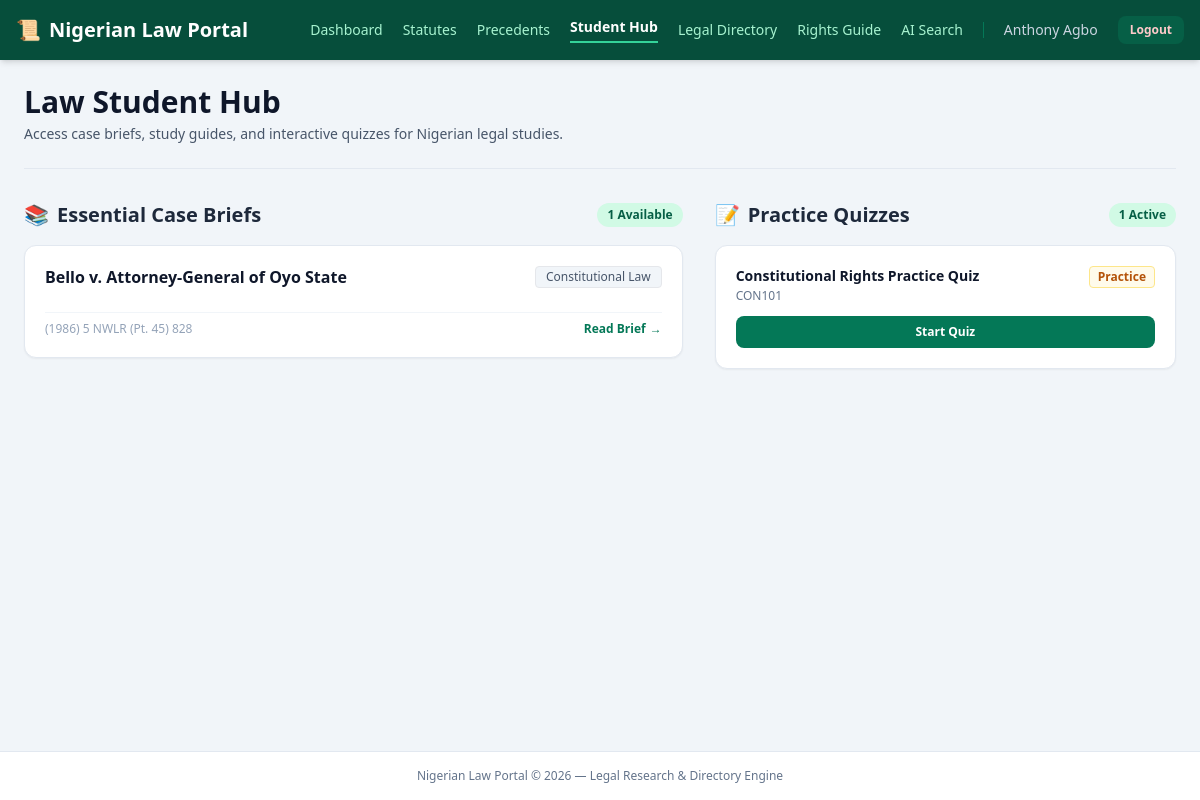
Page /student-hub (signed in) on the committed database.
### app.py (models this page shows, shortened)
class User(UserMixin, db.Model):
    id = db.Column(db.Integer, primary_key=True)
    full_name = db.Column(db.String(100), nullable=False)
    email = db.Column(db.String(120), unique=True, nullable=False)
    password_hash = db.Column(db.String(256), nullable=False)

class CaseBrief(db.Model):
    id = db.Column(db.Integer, primary_key=True)
    case_name = db.Column(db.String(255), nullable=False)
    citation = db.Column(db.String(100), nullable=False)
    subject = db.Column(db.String(100), nullable=True, default="General Law")
    facts = db.Column(db.Text, nullable=False)
    issue = db.Column(db.Text, nullable=False)
    held = db.Column(db.Text, nullable=False)
    ratio = db.Column(db.Text, nullable=False)
    created_at = db.Column(db.DateTime, default=db.func.now())

class Quiz(db.Model):
    id = db.Column(db.Integer, primary_key=True)
    title = db.Column(db.String(200), nullable=False)
    course = db.Column(db.String(100), nullable=False)
    description = db.Column(db.Text, nullable=True)
    questions = db.relationship('Question', backref='quiz', lazy=True, cascade="all, delete-orphan")

### app.py (the view)
@app.route('/student-hub')
@login_required
def student_hub():
    briefs = CaseBrief.query.order_by(CaseBrief.created_at.desc()).all()
    quizzes = Quiz.query.all()
    return render_template('student_hub.html', briefs=briefs, quizzes=quizzes)

### app.py (called while the page is built)
@login_manager.user_loader
def load_user(user_id):
    return db.session.get(User, int(user_id))

### templates/student_hub.html (shortened to what this page needs)
<!DOCTYPE html>
<html lang="en">
<head>
    <script src="https://cdn.tailwindcss.com"></script>
</head>
<body class="bg-slate-100 font-sans text-slate-800 min-h-screen flex flex-col">
    <nav class="bg-emerald-900 text-white p-4 shadow-md sticky top-0 z-50">
        <div class="max-w-7xl mx-auto flex justify-between items-center">
            <a href="/dashboard" class="text-xl font-bold flex items-center gap-2">
                <span>📜</span> Nigerian Law Portal
            </a>
            <div class="flex items-center gap-5 text-sm overflow-x-auto">
                <a href="/dashboard" class="text-emerald-200 hover:text-white transition-colors">Dashboard</a>
                <a href="/laws" class="text-emerald-200 hover:text-white transition-colors">Statutes</a>
                <a href="/cases" class="text-emerald-200 hover:text-white transition-colors">Precedents</a>
                <a href="/student-hub" class="text-white font-bold border-b-2 border-emerald-400 pb-1">Student Hub</a>
                <a href="/directory" class="text-emerald-200 hover:text-white transition-colors">Legal Directory</a>
                <a href="/rights-guide" class="text-emerald-200 hover:text-white transition-colors">Rights Guide</a>
                <a href="/ai-search" class="text-emerald-200 hover:text-white transition-colors">AI Search</a>
                <span class="text-slate-300 font-medium hidden md:inline">{{ current_user.full_name }}</span>
                <a href="/logout" class="bg-emerald-800 hover:bg-emerald-700 px-3 py-1.5 rounded-lg text-xs font-semibold text-red-200 hover:text-white transition-colors shrink-0">
                    Logout
                </a>
            </div>
        </div>
    </nav>
    <main class="max-w-7xl mx-auto p-6 flex-grow w-full space-y-8">
        <div class="border-b border-slate-200 pb-6">
            <h1 class="text-2xl md:text-3xl font-bold text-slate-900">Law Student Hub</h1>
            <p class="text-slate-600 text-sm mt-1">Access case briefs, study guides, and interactive quizzes for Nigerian legal studies.</p>
        </div>
        <div class="grid grid-cols-1 lg:grid-cols-12 gap-8">
            <section class="lg:col-span-7 space-y-4">
                <div class="flex items-center justify-between">
                    <h2 class="text-xl font-bold text-slate-800 flex items-center gap-2">
                        <span>📚</span> Essential Case Briefs
                    </h2>
                    <span class="text-xs bg-emerald-100 text-emerald-800 px-2.5 py-1 rounded-full font-semibold">
                        {{ briefs|length if briefs else 0 }} Available
                    </span>
                </div>
                {% if briefs %}
                    <div class="space-y-4">
                        {% for brief in briefs %}
                            <div class="bg-white rounded-xl shadow-sm border border-slate-200 p-5 hover:border-emerald-300 transition-all space-y-3">
                                <div class="flex items-start justify-between gap-4">
                                    <h3 class="font-bold text-slate-900 text-base leading-snug">
                                        {{ brief.title if brief.title else brief.case_name }}
                                    </h3>
                                    {% if brief.subject %}
                                        <span class="text-xs font-medium bg-slate-100 text-slate-600 px-2.5 py-0.5 rounded border shrink-0">
                                            {{ brief.subject }}
                                        </span>
                                    {% endif %}
                                </div>
                                <div class="pt-2 flex items-center justify-between text-xs border-t border-slate-100">
                                    <span class="text-slate-400">
                                        {{ brief.citation if brief.citation else 'Nigerian Case Law' }}
                                    </span>
                                    <a href="/briefs/{{ brief.id }}" class="text-emerald-700 hover:text-emerald-800 font-semibold flex items-center gap-1">
                                        Read Brief <span>→</span>
                                    </a>
                                </div>
                            </div>
                        {% endfor %}
                    </div>
                {% else %}
                    <div class="bg-white rounded-xl border border-slate-200 p-8 text-center space-y-2">
                        <span class="text-3xl block">📑</span>
                        <p class="text-slate-600 font-medium text-sm">No case briefs found.</p>
                        <p class="text-slate-400 text-xs">Briefs added by instructors or contributors will appear here.</p>
                    </div>
                {% endif %}
            </section>
            <section class="lg:col-span-5 space-y-4">
                <div class="flex items-center justify-between">
                    <h2 class="text-xl font-bold text-slate-800 flex items-center gap-2">
                        <span>📝</span> Practice Quizzes
                    </h2>
                    <span class="text-xs bg-emerald-100 text-emerald-800 px-2.5 py-1 rounded-full font-semibold">
                        {{ quizzes|length if quizzes else 0 }} Active
                    </span>
                </div>
                {% if quizzes %}
                    <div class="space-y-4">
                        {% for quiz in quizzes %}
                            <div class="bg-white rounded-xl shadow-sm border border-slate-200 p-5 hover:border-emerald-300 transition-all space-y-3">
                                <div class="flex items-start justify-between gap-2">
                                    <div>
                                        <h3 class="font-bold text-slate-900 text-sm">
                                            {{ quiz.title }}
                                        </h3>
                                        <p class="text-xs text-slate-500 mt-0.5">
                                            {{ quiz.course if quiz.course else 'General Legal Studies' }}
                                        </p>
                                    </div>
                                    <span class="text-xs bg-amber-50 text-amber-700 border border-amber-200 font-semibold px-2 py-0.5 rounded shrink-0">
                                        {{ quiz.questions_count if quiz.questions_count else 'Practice' }}
                                    </span>
                                </div>
                                <a href="/quiz/{{ quiz.id }}" class="block w-full text-center bg-emerald-700 hover:bg-emerald-800 text-white font-semibold py-2 rounded-lg text-xs transition-colors">
                                    Start Quiz
                                </a>
                            </div>
                        {% endfor %}
                    </div>
                {% else %}
                    <div class="bg-white rounded-xl border border-slate-200 p-8 text-center space-y-2">
                        <span class="text-3xl block">🎯</span>
                        <p class="text-slate-600 font-medium text-sm">No quizzes active right now.</p>
                        <p class="text-slate-400 text-xs">Check back soon for exam preparation materials.</p>
                    </div>
                {% endif %}
            </section>
        </div>
    </main>
    <footer class="bg-white border-t border-slate-200 py-4 text-center text-xs text-slate-500">
        <p>Nigerian Law Portal © 2026 — Legal Research & Directory Engine</p>
    </footer>
</body>
</html>

### rows in the picture
User: full_name "Anthony Agbo"
CaseBrief: case_name "Bello v. Attorney-General of Oyo State", subject "Constitutional Law", citation "(1986) 5 NWLR (Pt. 45) 828"
Quiz: title "Constitutional Rights Practice Quiz", course "CON101", questions_count "Practice"

### other values in the picture
{{ briefs|length if briefs else 0 }} "1"
{{ quizzes|length if quizzes else 0 }} "1"
